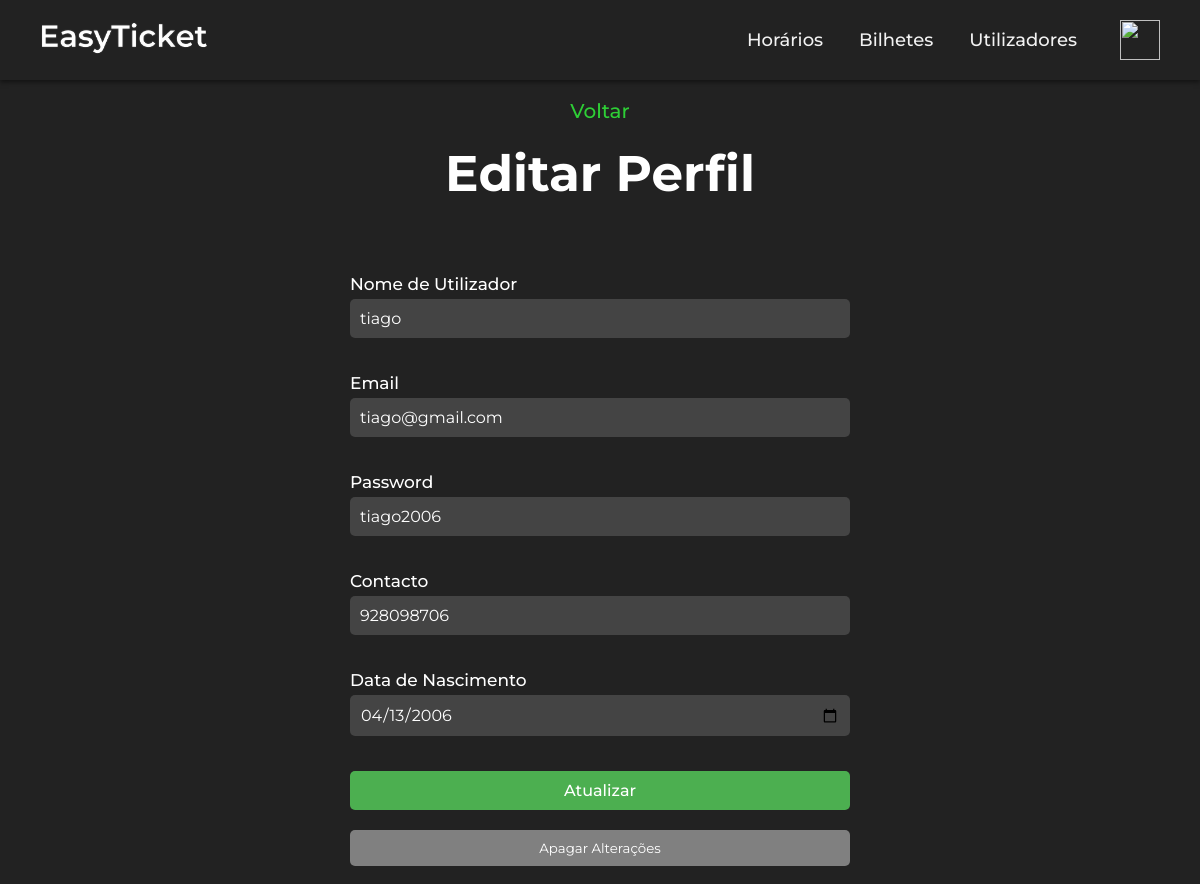
The page /perfil_editar.php (signed in) on the database its author committed.
### tables this page shows
CREATE TABLE `utilizadores` (
  `id_utilizador` int(11) NOT NULL,
  `nome_utilizador` varchar(50) NOT NULL,
  `tipo_utilizador` set('admin','user','semregisto') NOT NULL,
  `email_utilizador` varchar(50) NOT NULL,
  `password_utilizador` varchar(16) NOT NULL,
  `contacto_utilizador` int(9) NOT NULL,
  `data_nasc` date NOT NULL,
  `ativo` set('1','0') NOT NULL,
  `saldo` decimal(10,2) DEFAULT NULL
);

### perfil_editar.php (the view, shortened to what this page needs)
<?php
if ($_SESSION['tipo_utilizador'] == 'admin') {
    require_once('menu.php');
} elseif ($_SESSION['tipo_utilizador'] == 'user') {
    require_once('menu2.php');
}
require_once('ligarbd.php');
$id_utilizador = $_SESSION['id_utilizador'];
$consulta = "SELECT * FROM utilizadores WHERE id_utilizador = '$id_utilizador'";
$resultado = mysqli_query($basedados, $consulta);
if ($resultado && mysqli_num_rows($resultado) > 0) {
    $dados_utilizador = mysqli_fetch_assoc($resultado);
    $nome_utilizador = $dados_utilizador['nome_utilizador'];
    $email_utilizador = $dados_utilizador['email_utilizador'];
    $password_utilizador = $dados_utilizador['password_utilizador'];
    $contacto_utilizador = $dados_utilizador['contacto_utilizador'];
    $data_nasc = $dados_utilizador['data_nasc'];
}
?>
<html>
<head>
    <link rel="stylesheet" href="style_perfil_editar.css">
</head>
<body>
    <center>
<br>
<a href="perfil.php">Voltar</a>
    <h1>Editar Perfil</h1>
    </center>
    <form id="perfilForm" action="perfil_editar.php" method="post" autocomplete="off">
        <input type="hidden" id="nome_utilizador" name="nome_utilizador" value="<?php echo $nome_utilizador; ?>" readonly><br><br>
        <label>Nome de Utilizador</label>
        <input type="text" id="novo_nome_utilizador" name="novo_nome_utilizador" value="<?php echo $nome_utilizador; ?>" required><br><br>
        <label>Email</label>
        <input type="email" id="email_utilizador" name="email_utilizador" value="<?php echo $email_utilizador; ?>" required><br><br>
        <label>Password</label>
        <input type="text" id="password_utilizador" name="password_utilizador" value="<?php echo $password_utilizador; ?>" required><br><br>
        <label>Contacto</label>
        <input type="text" id="contacto_utilizador" name="contacto_utilizador"  maxlength="9" value="<?php echo $contacto_utilizador; ?>" required oninput="allowOnlyNumbers(event)"><br><br>
        <label>Data de Nascimento</label>
<input type="date" id="data_nasc" name="data_nasc" value="<?php echo $data_nasc; ?>" onchange="validarAno(this)"><br><br>
        <input type="button" value="Atualizar" onClick="return confirmaatualizar();">
		<br><br>
		<input type="reset" value="Apagar Alterações"></td>
    </form>
    <br>
</body>
</html>

### style_navbar.css (style rules this page uses)
body { font-family: Arial, sans-serif; font-weight: 500; margin: 0; padding: 0; background-color: #1a1a1a; color: #f4f4f4; }
* { margin: 0; padding: 0; box-sizing: border-box; font-family: 'Montserrat', sans-serif; user-select: none; -moz-user-select: none; -webkit-user-select: none; -ms-user-select: none; -webkit-user-drag: none; -khtml-user-drag: none; -moz-user-drag: none; -o-user-drag: none; }
span,svg, button,input, img:active, a:active { -webkit-tap-highlight-color: rgba(0, 0, 0, 0); -webkit-focus-ring-color: rgba(0, 0, 0, 0); outline: none !important; }
@media screen and (max-width: 1919px) and (min-width: 501px) { h1 { font-size: 50px; margin-top: 20px; } }
@media screen and (max-width: 1919px) and (min-width: 501px) { body { font-family: Arial, sans-serif; font-weight: 500; margin: 0; padding: 0; background-color: #1a1a1a; color: #f4f4f4; } }
@media screen and (max-width: 1919px) and (min-width: 501px) { a { color: #2ece36; font-weight: 500; font-size: 20px; text-decoration: none; transition: color 0.3s ease; } }

### style_perfil_editar.css (style rules this page uses)
body { font-family: Arial, sans-serif; background-color: #222; color: #fff; margin: 0; }
h1 { color: #fff; text-align: center; margin-top: 20px; margin-bottom: 30px; }
form { max-width: 500px; margin: 0 auto; font-size: 17px; }
label { display: block; margin-bottom: 5px; }
input[type="text"], input[type="email"], input[type="password"], input[type="date"] { width: 100%; padding: 10px; margin-bottom: 15px; border: none; border-radius: 5px; background-color: #444; color: #fff; font-size: 16px; }
input[type="button"] { width: 100%; padding: 10px; border: none; border-radius: 5px; background-color: #4CAF50; color: #fff; cursor: pointer; transition: background-color 0.5s; font-size: 16px; font-weight: 500; }
input[type="reset"] { width: 100%; padding: 10px; border: none; border-radius: 5px; background-color: #808080; color: #fff; cursor: pointer; transition: background-color 0.5s; }

### rows shown on the page
utilizadores: novo_nome_utilizador "tiago", email_utilizador "tiago@gmail.com", password_utilizador "tiago2006", contacto_utilizador "928098706", data_nasc "04/13/2006"
